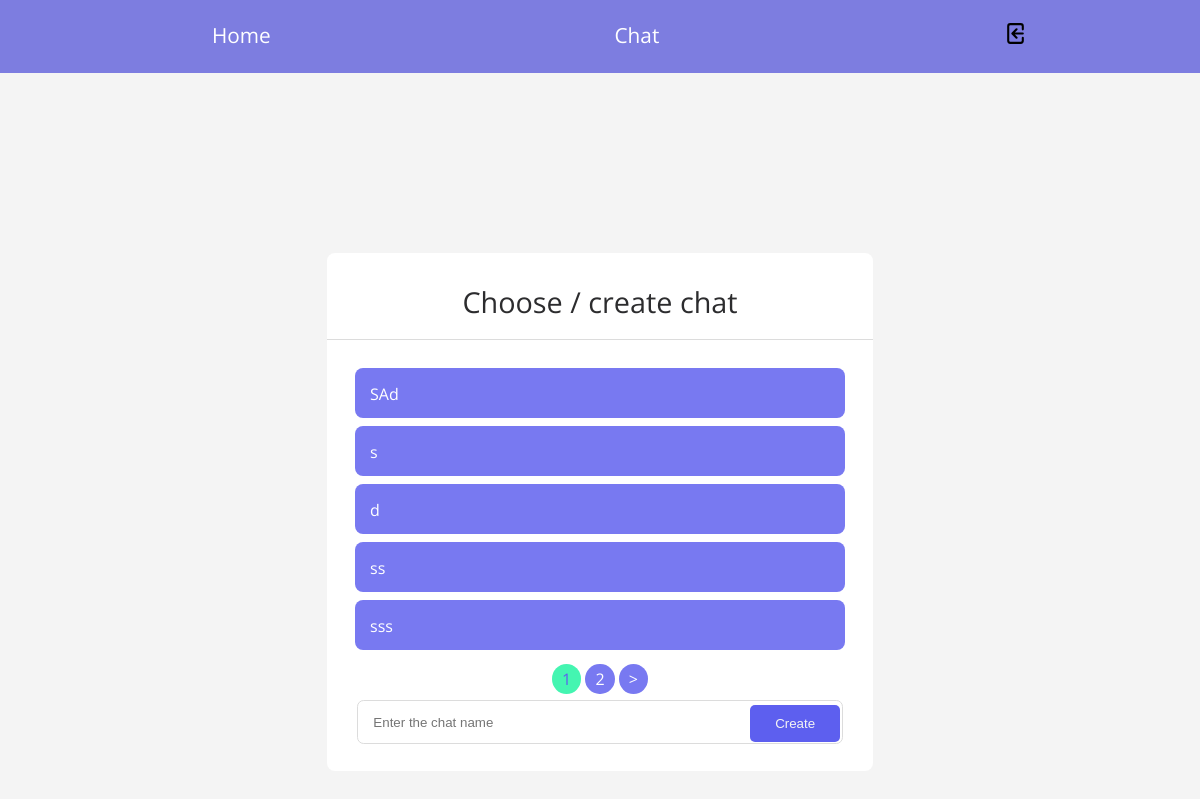
Before: /chats/ (signed in) with the older database file.
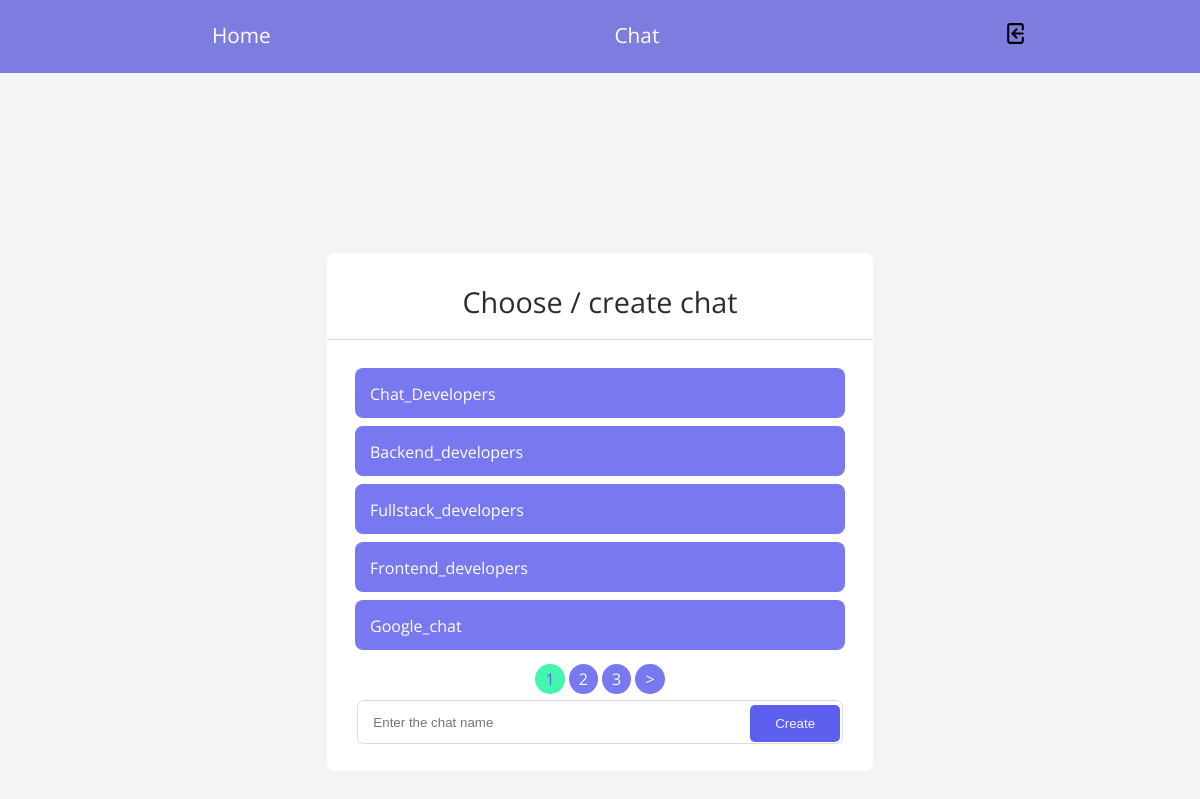
After: the same page with the newer database file.
### room/models.py (models this page shows)
class Room(models.Model):
    name = models.CharField(max_length=255)
    slug = models.SlugField(unique=True, default='')
    created_at = models.DateField(default=timezone.now())
    def __str__(self):
        return self.name

### room/views.py (the view)
# urls.py: path('chats/', RoomsListView.as_view(), name='chats'),
@method_decorator(login_required, name='dispatch')
class RoomsListView(ListView):
    template_name = 'room_list.html'
    context_object_name = 'rooms'
    paginate_by = 5
    def get_queryset(self):
        return Room.objects.all()

### room/templates/room/room_list.html (shortened to what this page needs)
{% extends 'core/base.html' %}
{% load static %}
{% block content %}
    <div class="container">
        <div class="chat__page">
            <div class="chat__card rounded">
               <p class="card__title">Choose / create chat</p>
                {% for room in rooms %}
                    <div class="chat__rooms">
                        <a href="{% url 'chat' room.name %}" class="link room__link rounded">{{ room }}</a>
                     </div>
                {% endfor %}
                <div class="pagination-section">
                    {% for page in page_obj.paginator.page_range %}
                    {% if page_obj.number == page %}
                        <a href="?page={{ page }}" class="pagination-link page-num-selected">{{ page }}</a>
                    {% else %}
                        <a href="?page={{ page }}" class="pagination-link">{{ page }}</a>
                    {% endif %}
                    {% endfor %}
                    {% if page_obj.has_next %}
                        <a href="?page={{ page_obj.next_page_number }}" class="pagination-link">></a>
                    {% endif %}
                </div>
                <form class="chat__form" method="post" action="{% url 'create_room' %}">
                   <input type="text" name="room_name" id="room_name" class="input rounded" placeholder="Enter the chat name">
                   <button type="submit" class="chat__btn">Create</button>
                </form>
            </div>
        </div>
    </div>
{% endblock %}

### core/templates/core/base.html (shortened to what this page needs)
{% load static %}
<!DOCTYPE html>
<html lang="en">
<head>
    <link rel="stylesheet" href="{% static 'css/style.css' %}">
</head>
<body class="container">
    {% block custom_header %}
        {% include 'include/header.html' %}
    {% endblock %}
    {% block content %} {% endblock %}
</body>
</html>

### core/templates/include/header.html
{% load static %}
<header>
    <ul class="nav__ul">
        {% if request.user.is_authenticated %}
        <li class="nav__li"><a href="{% url 'home' %}" class="link">Home</a></li>
        <li class="nav__li"><a href="{% url 'chats' %}" class="link">Chat</a></li>
        <li class="nav__li"><a href="{% url 'logout' %}" class="link"><img src="{% static 'images/logout.svg' %}" alt="logout"></a></li>
        {% else %}
        <li class="nav__li"><a href="{% url 'login' %}" class="link">Sign In</a></li>
        <li class="nav__li"><a href="{% url 'signup' %}" class="link">Sign Up</a></li>
        {% endif %}
    </ul>
</header>

### static/css/style.css (style rules this page uses)
.container { margin: 0; padding: 0; box-sizing: border-box; font-size: 16px; color: #2C2C2E; font-family: 'Open Sans'; }
header { position: fixed; z-index: 50; top: 0; left: 0; height: auto; width: 100%; background-color: rgba(125, 125, 224); }
.nav__ul { display: flex; flex-direction: row; justify-content: space-around; font-size: 1.3em; }
.nav__li { list-style-type: none; }
.link { text-decoration: none; color: #FFFFFF; }
.link img { height: 25px; transform: matrix(-1, 0, 0, 1, 0, 0); }
.card__title { font-size: 1.8em; border-bottom: 1px solid gainsboro; text-align: center; padding: 0px 0px 18px 0px; }
.rounded { border-radius: 0.5em; }
.chat__page { width: 100%; height: 970px; display: flex; align-items: center; background-color: #F4F4F4; justify-content: center; }
@media (max-width: 1440px) { .chat__page { height: 1024px; } }
@media (max-width: 1280px) { .chat__page { height: 1024px; } }
.chat__card { width: 546px; height: auto; margin: 0 auto; background-color: #FFFFFF; text-align: center; }
.chat__form { position: relative; }
.chat__btn { position: absolute; left: 77.5%; top: 6%; background: #5D5FEF; border-radius: 5px; padding: 11px 25px 11px 25px; border: none; color: #F4F4F4; }
.chat__rooms { display: flex; align-items: center; flex-direction: column; justify-content: start; position: relative; }
.pagination-section { margin: 10px; }
.pagination-link { background-color: #7879F1; color: #fff; padding: 4px 10px 4px 10px; border-radius: 50%; text-decoration: none; }
.page-num-selected { background-color: #44f5b1; color: #5D5FEF; }
.room__link { padding: 15px; background: #7879F1; background-image: url('https://img.icons8.com/ios/512/circled-chevron-right.png'); background-position: right; background-repeat: no-repeat; background-size: 25px; background-origin: content-box; color: ##F4F4F4; width: 460px; height: 20px; margin-bottom: 0.5em; text-align: left; display: flex; justify-content: space-between; }
.input { width: 480px; height: 40px; border: 1.8px solid gainsboro; text-indent: 1em; margin-bottom: 2em; }

Changed rows visible on the page:
removed Room: name "SAd"
removed Room: name "s"
removed Room: name "d"
removed Room: name "ss"
removed Room: name "sss"
added Room: name "Chat_Developers"
added Room: name "Backend_developers"
added Room: name "Fullstack_developers"
added Room: name "Frontend_developers"
added Room: name "Google_chat"
Other visible differences:
new list line: "3"
